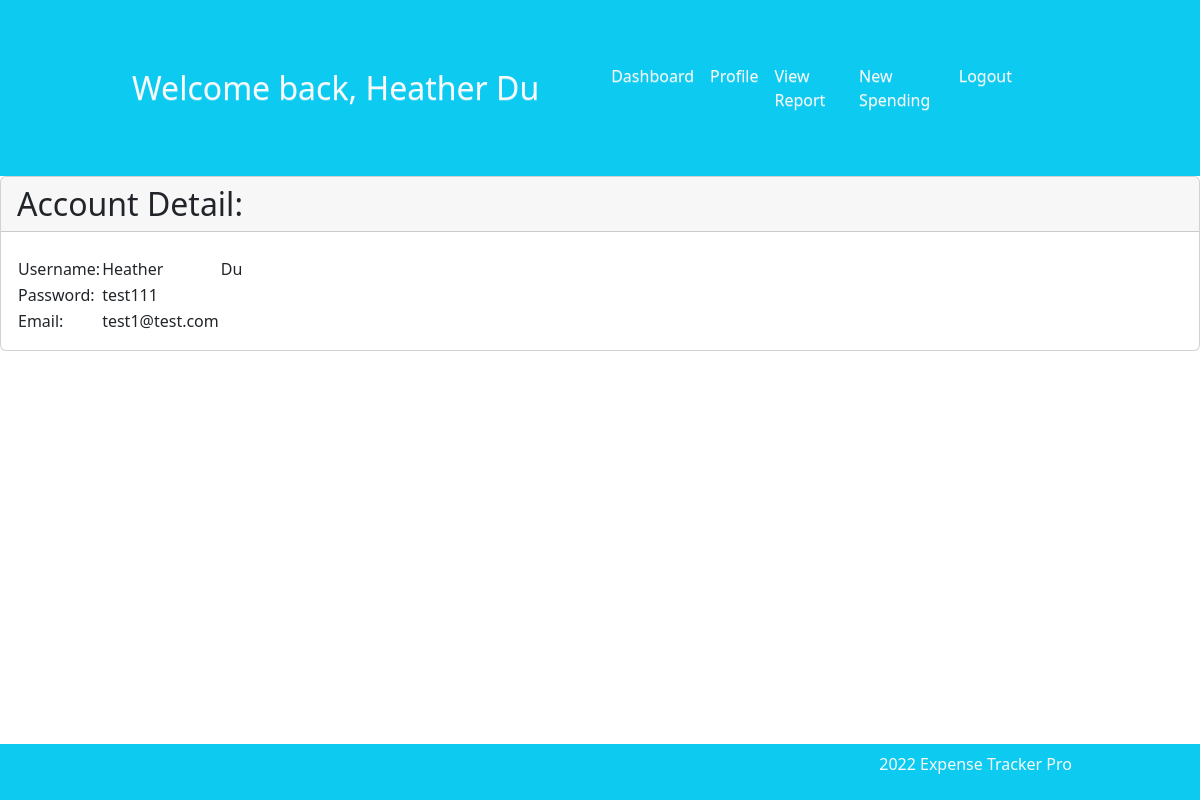
Page /website/profile.php (signed in) on the committed database.
### tables this page shows
CREATE TABLE `users` (
  `id` int(11) NOT NULL,
  `firstName` varchar(10) NOT NULL,
  `lastName` varchar(10) NOT NULL,
  `email` varchar(20) NOT NULL,
  `password` varchar(10) NOT NULL
);

### website/profile.php (the view, shortened to what this page needs)
<?php
require "./php/connection.php";
$stmt = $con->prepare('SELECT firstName, lastName, password, email FROM users WHERE id = ?');
$stmt->bind_param('i', $_SESSION['id']);
$stmt->execute();
$stmt->bind_result($firstName, $lastName, $password, $email);
?>
<!DOCTYPE html>
<html>
<head>
	<?php
    require_once "./php/header.php";
    ?>
	<link rel="stylesheet" type="text/css" href="" />
</head>
<body class="loggedin">
	<?php
    require "./php/nav_inner.php"
    	?>
	<div class="card">
		<h2 class="card-header">Account Detail:</h2>
		<div class="card-body">
			<table>
				<tr>
					<td>Username:</td>
					<td>
						<?= $firstName ?>
					</td>
					<td>
						<?= $lastName ?>
					</td>
				</tr>
				<tr>
					<td>Password:</td>
					<td>
						<?= $password ?>
					</td>
				</tr>
				<tr>
					<td>Email:</td>
					<td>
						<?= $email ?>
					</td>
				</tr>
			</table>
		</div>
	</div>
	<?php
    require "./php/footer_outer.php"
    	?>
</body>
</html>

### website/php/nav_inner.php (shortened to what this page needs)
<?php
require "./php/connection.php";
$stmt0 = $con->prepare('SELECT firstName, lastName, password, email FROM users WHERE id = ?');
$stmt0->bind_param('i', $_SESSION['id']);
$stmt0->execute();
$stmt0->bind_result($firstName, $lastName, $password, $email);
?>
<nav class="navbar navbar-expand-md bg-info">
    <div class="container">
        <a class="navbar-brand" href="#">
            <span class="h2 text-light">Welcome back, <?= $firstName, " ", $lastName ?></span>
        </a>
        <div class="collapse navbar-collapse bg-info px-5 py-5
          justify-content-end" id="n_bar">
            <ul class="navbar-nav">
                <li class="nav-item active">
                    <a class="nav-link text-light " href="./welcome.php">Dashboard</a>
                </li>
                <li class="nav-item ">
                    <a class="nav-link text-light " href="./profile.php">Profile</a>
                </li>
                <li class="nav-item ">
                    <a class="nav-link text-light " href="./report.php">View Report</a>
                </li>
                <li class="nav-item ">
                    <a class="nav-link text-light " href="./insert.php">New Spending</a>
                </li>
                <li class="nav-item ">
                    <a class="nav-link text-light " href="./logout.php">Logout</a>
                </li>
            </ul>
        </div>
    </div>
</nav>

### website/css/styles.css (style rules this page uses)
body { color: var(--bs-dark) }
.navbar { padding-left: 10% !important; padding-right: 10% !important; }

### rows in the picture
users: firstName "Heather", lastName "Du", password "test111", email "test1@test.com"
